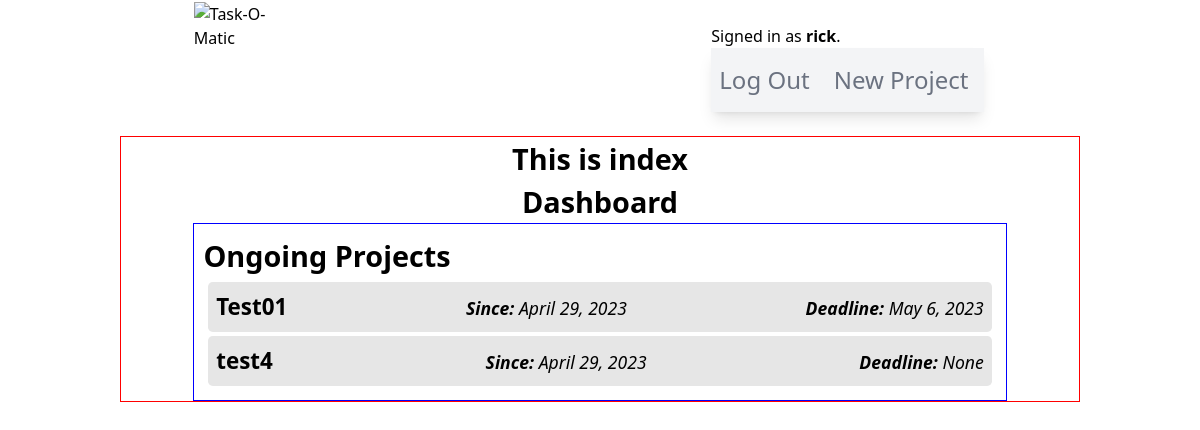
/ (signed in), run on the app's committed database.
### taskomatic/models.py (models this page shows)
class User(AbstractUser):
    pass

class Project(models.Model):
    user = models.ForeignKey(User, on_delete=models.CASCADE)
    username = models.CharField(max_length=80)
    projectName = models.CharField(max_length=160)
    projectDescription = models.CharField(max_length=350)
    hasDeadline = models.BooleanField(default=False)
    hasInventory = models.BooleanField(default=False)
    hasTasks = models.BooleanField(default=False)
    creationDate = models.DateField()
    deadlineDate = models.DateField(null=True, blank=True)

### taskomatic/views.py (the view)
# urls.py: path("", views.index, name="index"),
def index(request):
    projects = Project.objects.all().order_by('-creationDate')
    return render(request, "taskomatic/index.html", {
        "projects": projects
    })

### taskomatic/templates/taskomatic/index.html (shortened to what this page needs)
{% extends "./layout.html" %}
{% block body %}
{% if user.is_authenticated %}
    <div id="dashboardContainer">
        <h2>This is index</h2>
        <h2>Dashboard</h2>
        <div id="ongoingProjectsContainer">
            <h2>Ongoing Projects</h2>
            <ul>
            {% if projects %}
                {% for project in projects %}
                <a href="/project/{{ project.id }}"><li id="projectInstance"><span><b>{{ project.projectName }}</b></span> <span><i class="dateCaption"><b>Since:</b> {{ project.creationDate }}</i></span> <span><i class="dateCaption"><b>Deadline:</b> {{ project.deadlineDate }}</i></span></li></a>
                {% endfor %}
            {% else %}
                <li>No projects.</li>
            {% endif %}
            </ul>
        </div>
    </div>
{% endif %}
{% endblock body %}

### taskomatic/templates/taskomatic/layout.html (shortened to what this page needs)
{% load static %}
<!DOCTYPE html>
<html lang="en">
<head>
    <link href="{% static 'taskomatic/styles.css' %}" rel="stylesheet">
    <script src="https://cdn.tailwindcss.com"></script>
</head>
<body>
    <header>
        <a href="{% url 'index' %}"><img id="taskLogo" src="https://escrituras-eremitas.com/wp-content/uploads/2023/04/task-O-maticLogo.png" alt="Task-O-Matic"></a>
        <div class="navSection">
            <div>
                {% if user.is_authenticated %}
                    Signed in as <strong>{{ user.username }}</strong>.
                {% else %}
                    Not signed in.
                {% endif %}
            </div>
                <ul class="relative max-w-2xl flex flex-wrap items-center justify-between py-4 bg-gray-100 text-gray-500
                hover:text-gray-700 focus:text-gray-700 shadow-lg navbar navbar-expand-lg navbar-light">
                    {% if user.is_authenticated %}
                        <li class="nav-item pr-2">
                            <a class="nav-link text-2xl text-gray-500 hover:text-gray-700
                            focus:text-gray-700 p-2" href="{% url 'logout' %}">Log Out</a>
                        </li>
                        <li class="nav-item pr-2">
                            <a class="nav-link text-2xl text-gray-500 hover:text-gray-700
                            focus:text-gray-700 p-2" href="{% url 'newProject' %}">New Project</a>
                        </li>
                    {% endif %}
                </ul>
            </div>
    </header>
    {% block body %}
    {% endblock %}
</body>
</html>

### taskomatic/static/taskomatic/styles.css (style rules this page uses)
html { font-size: 16px; }
* { margin: 0; padding: 0; box-sizing: border-box; }
h2 { font-size: 1.8rem !important; font-weight: 600 !important; }
header { display: flex; justify-content: space-around; }
#taskLogo { max-width: 30rem; margin: 2%; }
.navSection { max-width: 20rem; margin: 2%; }
#dashboardContainer { display: flex; flex-direction: column; align-items: center; width: 80%; margin: 0 auto; border: 1px solid red; }
#ongoingProjectsContainer { width: 85%; border: 1px solid blue; padding: 1%; }
#projectInstance { display: flex; justify-content: space-between; font-size: 1.4rem; margin: 0.3rem; padding: 0.5rem; background-color: rgba(128, 128, 128, 0.2); border-radius: 0.3rem; }
.dateCaption { font-size: 1.1rem; }

### data on the page
User: username "rick"
Project: projectName "Test01", creationDate "April 29, 2023", deadlineDate "May 6, 2023"
Project: projectName "test4", creationDate "April 29, 2023", deadlineDate "None"
